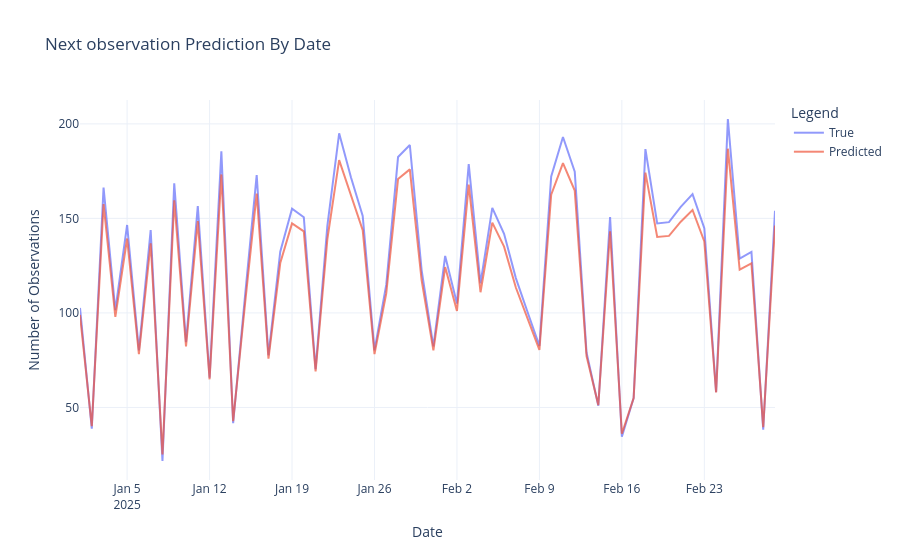

Write notebook code for a chart like this one.
### Code cell
# ----------------------------
# Evaluation
# ----------------------------
model.eval()
with torch.no_grad(): # turn off gradient tracking for evaluation to save memory and computation time
    y_pred = model(X_test.to(device)).cpu().numpy() # predict the target values using the model
    y_true = y_test.cpu().numpy() # get the true target values from the tensor

fig = go.Figure()
fig.add_trace(go.Scatter(x=np.array(df["last_observed"][:200]), y=y_true[:200].flatten(), mode='lines', name='True', opacity=0.7))
fig.add_trace(go.Scatter(x=np.array(df["last_observed"][:200]), y=y_pred[:200].flatten(), mode='lines', name='Predicted', opacity=0.7))

fig.update_layout(
    title="Next observation Prediction By Date",
    xaxis_title="Date",
    yaxis_title="Number of Observations",
    legend_title="Legend",
    template="plotly_white"
)

fig.show()

### Figure 1 — Plotly figure (JSON) as saved in the notebook; plotly's stock layout.template omitted (floating-point values rounded to 4 significant figures; data arrays with more than 128 entries replaced by an {"elided": "..."} marker saying what was removed)
{"data": [{"mode": "lines", "name": "True", "opacity": 0.7, "type": "scatter", "x": {"elided": "200 str values"}, "y": [102.7, 38.78, 166.3, 101.5, 146.5, 80.16, 143.8, 21.68, 168.6, 84.55, 156.5, 65.72, 185.5, 41.69, 108.4, 172.9, 77.58, 132.4, 155.2, 150.6, 70.31, 146.2, 195.0, 171.7, 151.3, 80.2, 115.0, 182.4, 188.8, 122.7, 82.33, 130.1, 105.0, 178.7, 115.7, 155.6, 141.9, 118.4, 100.4, 82.55, 172.1, 193.0, 174.7, 79.07, 50.93, 150.6, 34.46, 55.02, 186.6, 147.4, 148.0, 156.1, 162.9, 144.8, 58.14, 202.6, 128.7, 132.2, 38.25, 154.0]}, {"mode": "lines", "name": "Predicted", "opacity": 0.7, "type": "scatter", "x": {"elided": "200 str values"}, "y": [98.94, 40.05, 157.6, 97.89, 139.4, 78.2, 136.9, 25.16, 159.6, 82.25, 148.6, 64.89, 173.3, 42.74, 104.2, 163.2, 75.83, 126.4, 147.3, 143.1, 69.12, 139.1, 180.9, 162.2, 143.8, 78.24, 110.3, 170.9, 175.9, 117.4, 80.2, 124.2, 101.1, 167.9, 110.9, 147.7, 135.1, 113.5, 96.84, 80.41, 162.5, 179.3, 164.7, 77.2, 51.26, 143.2, 36.08, 55.03, 174.2, 140.1, 140.7, 148.2, 154.5, 137.8, 57.91, 186.9, 122.9, 126.2, 39.57, 146.3]}], "layout": {"legend": {"title": {"text": "Legend"}}, "title": {"text": "Next observation Prediction By Date"}, "xaxis": {"title": {"text": "Date"}}, "yaxis": {"title": {"text": "Number of Observations"}}}}
